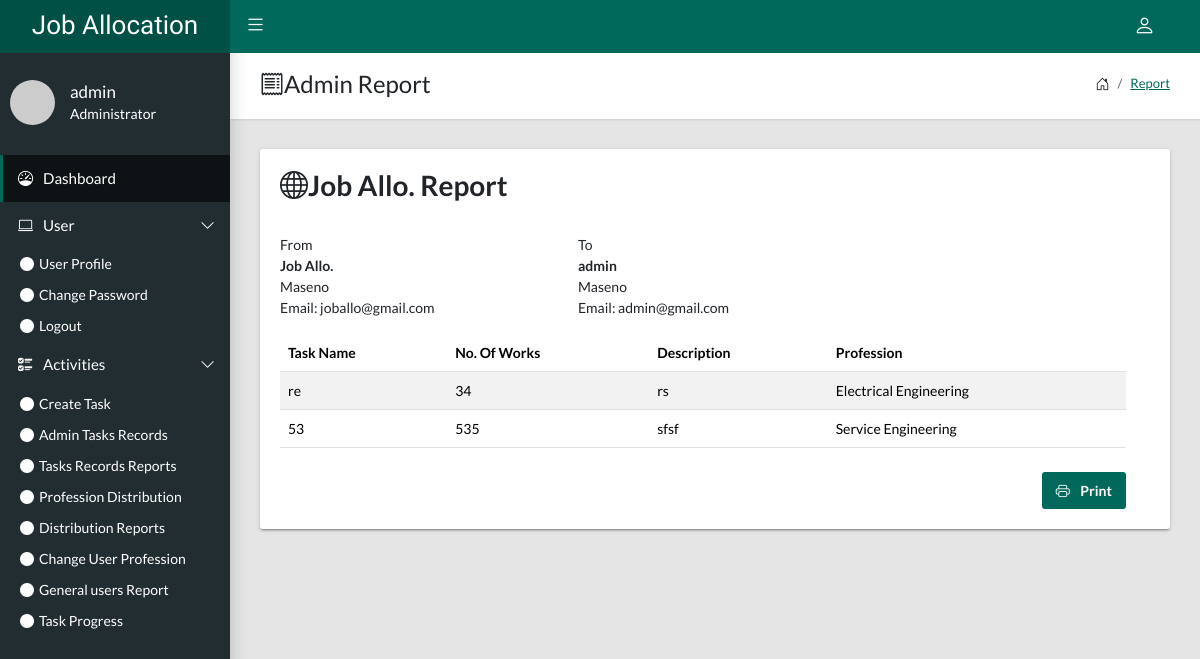
Screenshot of /admin-task-records-reports.php (signed in) with the database file from the repository.
### tables this page shows
CREATE TABLE `task` (
  `task_id` int(11) NOT NULL,
  `profession` varchar(100) NOT NULL,
  `task_name` varchar(600) NOT NULL,
  `number_of_works` varchar(100) NOT NULL,
  `task_description` text NOT NULL,
  `timestamp` timestamp NOT NULL DEFAULT current_timestamp() ON UPDATE current_timestamp()
);

### admin-task-records-reports.php (the view, shortened to what this page needs)
<?php
include 'db.php';
$username = $_SESSION['username'];
$sql = "SELECT * FROM task";
$result = $conn->query($sql);
if ($result->num_rows > 0) {
    $tasks = $result->fetch_all(MYSQLI_ASSOC);
} else {
    $tasks = array();
}
?>
<!DOCTYPE html>
<html lang="en">
<head>
    <link rel="stylesheet" type="text/css" href="css/main.css">
    <link rel="stylesheet" type="text/css"
        href="https://cdn.jsdelivr.net/npm/bootstrap-icons@1.10.5/font/bootstrap-icons.css">
</head>
<body class="app sidebar-mini">
<?php include 'navigation.php';?>
    <main class="app-content">
        <div class="app-title">
            <div>
                <h1><i class="bi bi-receipt"></i>Admin Report</h1>
            </div>
            <ul class="app-breadcrumb breadcrumb">
                <li class="breadcrumb-item"><i class="bi bi-house-door fs-6"></i></li>
                <li class="breadcrumb-item"><a href="#">Report</a></li>
            </ul>
        </div>
        <div class="row">
            <div class="col-md-12">
                <div class="tile">
                    <section class="invoice">
                        <div class="row mb-4">
                            <div class="col-6">
                                <h2 class="page-header"><i class="bi bi-globe"></i>Job Allo. Report</h2>
                            </div>
                        </div>
                        <div class="row invoice-info">
                            <div class="col-4">From
                                <address><strong>Job Allo.</strong><br>Maseno <br>Email: joballo@gmail.com</address>
                            </div>
                            <div class="col-4">To
                                <address><strong><?php echo $username; ?></strong><br>Maseno <br>Email: <?php echo $username;?>@gmail.com</address>
                            </div>
                        <div class="row">
                            <div class="col-12 table-responsive">
                                <table class="table table-striped">
                                    <thead>
                                        <tr>
                                            <th>Task Name</th>
                                            <th>No. Of Works</th>
                                            <th>Description</th>
                                            <th>Profession</th>
                                        </tr>
                                    </thead>
                                    <tbody>
                    <?php foreach ($tasks as $task): ?>
                      <tr>
                        <td><?php echo $task['task_name']; ?></td>
                        <td><?php echo $task['number_of_works']; ?></td>
                        <td><?php echo $task['task_description']; ?></td>
                        <td><?php echo $task['profession']; ?></td>
                      </tr>
                    <?php endforeach; ?>
                                    </tbody>
                                </table>
                            </div>
                        </div>
                        <div class="row d-print-none mt-2">
                            <div class="col-12 text-end"><a class="btn btn-primary" href="javascript:window.print();"><i
                                        class="bi bi-printer me-2"></i> Print</a></div>
                        </div>
                    </section>
                </div>
            </div>
        </div>
    </main>
</body>
</html>

### rows the page displays
task: task_name "re", number_of_works "34", task_description "rs", profession "Electrical Engineering"
task: task_name "53", number_of_works "535", task_description "sfsf", profession "Service Engineering"

### other values shown
$username "admin"
$profession "Administrator"
